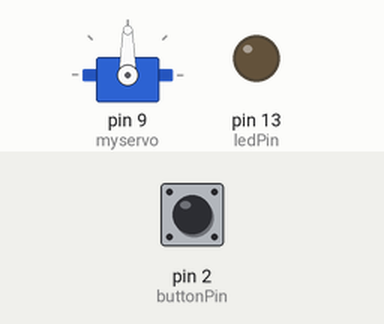
Bench run of a sketch on a simulated Arduino Uno, built with avr-gcc and run on an emulated ATmega328P. Parts: servo, output pins drawn as LEDs (lit = HIGH). The test bench sets the inputs (shaded band); at power-on: pin 2 (buttonPin) LOW.

Above: at 1.2 s.
1.3 s: pin 2 (buttonPin) pulled HIGH for 0.15 s
At 2.5 s:
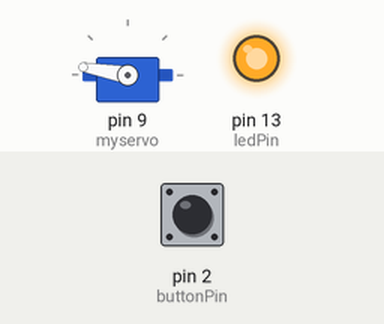
4.4 s: pin 2 (buttonPin) pulled HIGH for 1 s
At 7.6 s:
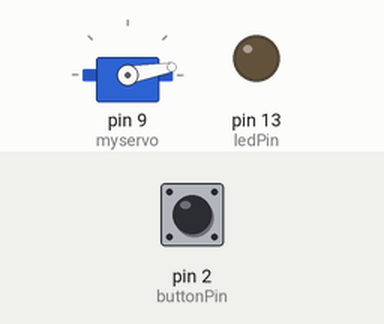
7.9 s: pin 2 (buttonPin) pulled HIGH for 3.2 s
At 8.9 s:
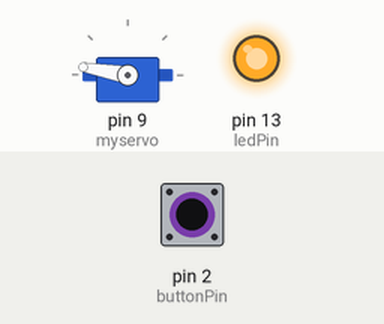
Timing chart, 0 to 13.4 s (numbered marks = the images above; inputs shaded):
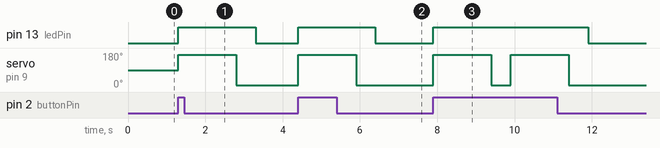

The sketch:

servo.ino
```cpp
#include <Servo.h>

Servo myservo;  // create servo object to control a servo
                // a maximum of eight servo objects can be created
const int buttonPin = 2;     // the number of the pushbutton pin
const int ledPin =  13;      // the number of the LED pin
 int buttonState = 0;         // variable for reading the pushbutton status
void setup()
{
  myservo.attach(9);  // attaches the servo on pin 9 to the servo object
  pinMode(buttonPin, INPUT);
 // initialize the LED pin as an output:
  pinMode(ledPin, OUTPUT);
}


void loop()
{

  // read the state of the pushbutton value:
  buttonState = digitalRead(buttonPin);

  // check if the pushbutton is pressed.
  // if it is, the buttonState is HIGH:
  if (buttonState == HIGH) {
    digitalWrite(ledPin, HIGH);
    myservo.write(170);
    delay(1500);

    myservo.write(10);              // tell servo to go to position in variable 'pos'
    delay(500);
    digitalWrite(ledPin, LOW);
  }
  else {
    // turn LED off:
    digitalWrite(ledPin, LOW);
  }
}
```

Measured:
- after the input at 1.3 s, pin 13 (ledPin): LOW → HIGH at once, → LOW 2.0 s later; servo on pin 9 (myservo): 90° → 170° at once, → 10° 1.5 s later
- after the input at 4.4 s, pin 13 (ledPin): LOW → HIGH at once, → LOW 2.0 s later; servo on pin 9 (myservo): 10° → 170° at once, → 10° 1.5 s later
- after the input at 7.9 s, pin 13 (ledPin): LOW → HIGH at once, → LOW 4.0 s later; servo on pin 9 (myservo): alternates 170° for 1.5 s and 10° for 0.50 s, 4 changes in all, then stays 10°, starting at once
